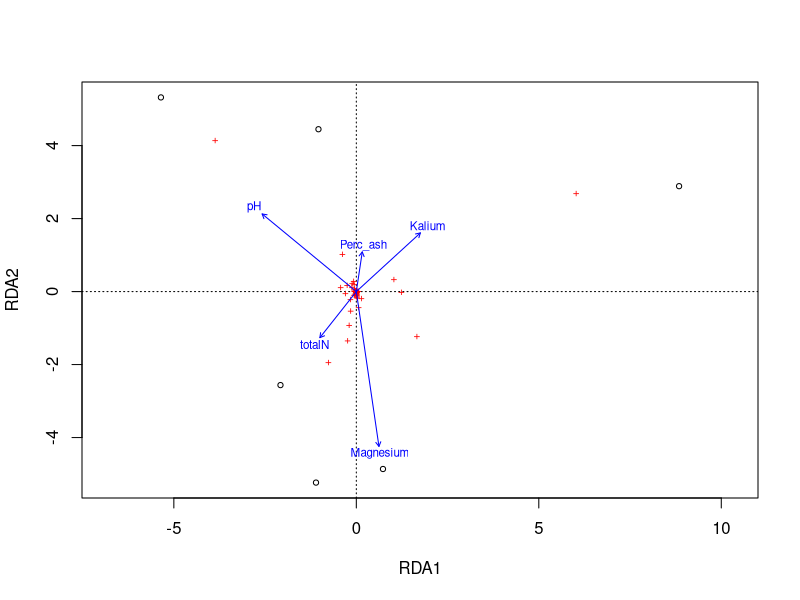
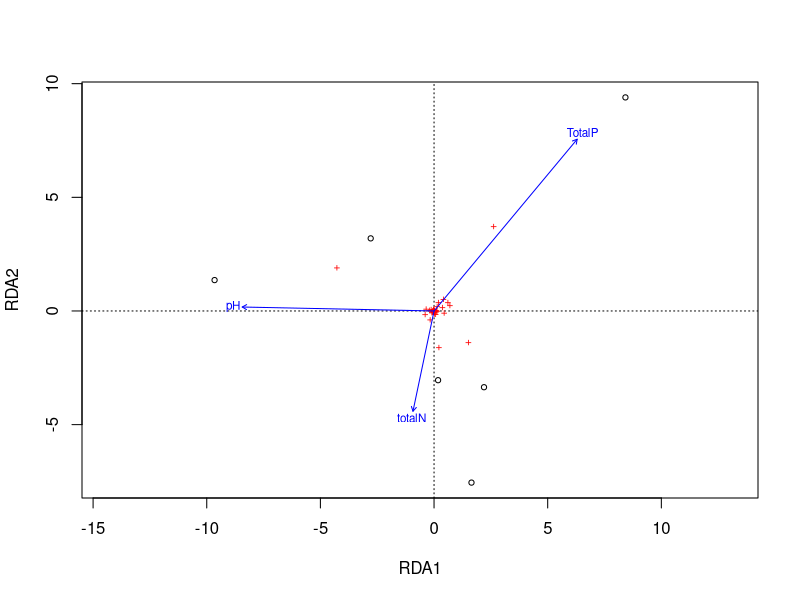
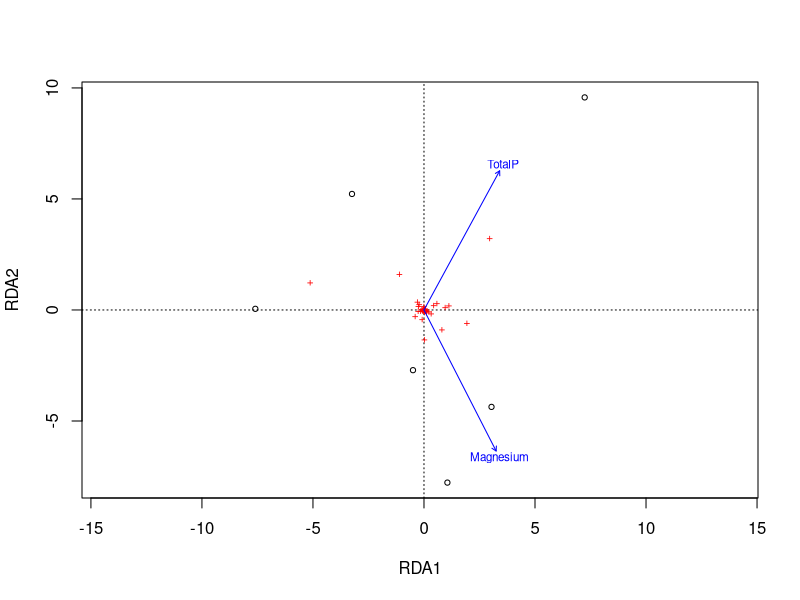
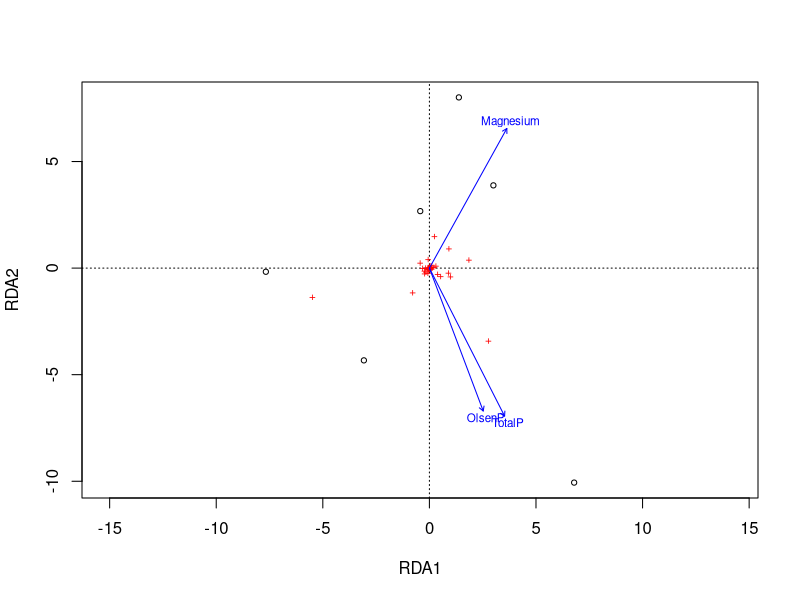
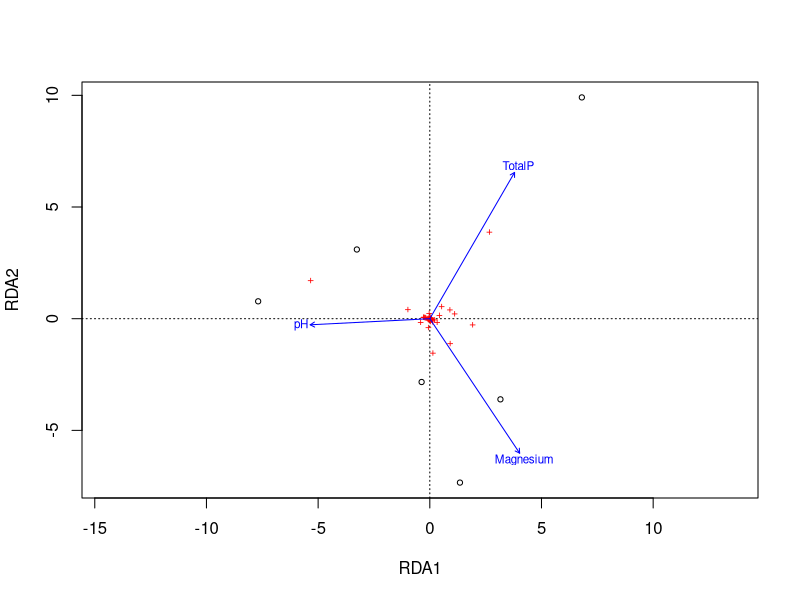

Recreate these plots in R, in order.
# For this week it's time to start exploring your own ideas and questions in R.
  # There are at least five options in the dataset to create the following comparisons.

  library(readxl)
  library(vegan)
  setwd("C:/GitHub/wintersjb/code/week-9")
# (Q1 - 12 pts) Use the dataset from the tutorial to complete one redundancy analysis (RDA) with variance partitioning on a different community (NOT the nematodes).
  # Explain the ecological importance of your significant predictor variables, or the importance if none are significant for your community.
  
  #Creating the abiotic tibble
  abiotic.tibble <- read_excel("Penaetal_2016_data.xlsx", sheet = "Abiotic factors")
  abiotic <- as.data.frame(abiotic.tibble)
  head(abiotic)
  
  #creating the vegetation plots tibble
  veg.tibble <- read_excel("Penaetal_2016_data.xlsx", sheet = "Vegetation_plots_all_sites")
  veg <- as.data.frame(veg.tibble)
  head(veg)
  
  #sorting by names
  abiotic.names <- paste(abiotic$Site, abiotic$Land_Use, abiotic$Plot)
  abiotic$names <- abiotic.names

  veg.names <- paste(veg$Site, veg$Landuse, veg$plot)
  veg$names <- veg.names
  
  #aggregating the functions to find and sort the mean values by names column
  abiotic.means <- aggregate(x = abiotic, by = list(abiotic$names), FUN = "mean")
  head(abiotic.means)
  
  veg.means <- aggregate(x = veg, by = list(veg$names), FUN = "mean")
  head(veg.means)
  
  #adjusting the data to fit into the RDA function, reducing to 6 rows each and removing the NA columns  
  #Why did you reduce these to 6 rows each? That removed a lot of useful data.
  abiotic.means1 <- abiotic.means[,-16]
  abiotic.means1 <- abiotic.means1[14:19,]
  abiotic.means2 <- abiotic.means1[,-1:-6]
  abiotic.means2 <- sapply(abiotic.means2, as.numeric )
  abiotic.means2 <- as.data.frame(abiotic.means2) 
  
  veg.means1 <- veg.means [-98]
  veg.means2 <- as.data.frame(veg.means1[,-1:-4])
  veg.means2 <- sapply(veg.means2, as.numeric )
  
  #making sure it worked and deleted what it needed to
  head(abiotic.means2)
  head(veg.means2)
  
  View(abiotic.means2)
  View(veg.means2)
  
  #using the column names from abiotic factors then making a general RDA analysis to get a broad scope of the abiotic factors effects on the plant community sampled
  colnames(abiotic.means2)
  ord <- rda(veg.means2 ~ pH + totalN + Perc_ash + Kalium + Magnesium + Ca + Al + TotalP + OlsenP, abiotic.means2)
  ord
  anova(ord)  
  plot(ord)
  #Removing all of those rows of data explains why these results look strange.
  
  #running analysis test to see which factors might have the most impact on the community
  ord.int <- rda(veg.means2 ~1, abiotic.means2)
  
  step.mod <- ordistep(ord.int, scope = formula(ord), selection = "both")
  
  #My RDA test to see if there was any correlation between these 3 and the plant community, based on what I would have thought to potentially effect their success.
  ord2 <- rda(veg.means2 ~ pH + totalN + TotalP, abiotic.means2)
  ord2
  anova(ord2)
  plot(ord2)
  
  #For this RDA, I wanted to see if the overall pH, along with the amount of nitrogen and phosphorous in the soil, had any effect on the plant population, which the analysis showed that the amount of pH and nitrogen have little to no effect on the success of the plant community, while phosphourous seems to be heavily correlated to the communities success. 
  #This most likely means that the amount of phosphorous within the soul dictates how much a plant species is able to populate and thrive within the ecosystem. 
  #But P was not a significant predictor of the community to say that.
  
  # (Q2 - 12 pts) Then use the dataset from the tutorial to create a linear model related to your RDA. Try multiple predictors to find the best fit model.
  # Explain the ecological importance of the significant predictors, or lack of significant predictors.
  
  #second test based on the highest F value, both seem to be very prominent driving abiotic factors
  ord2 <- rda(veg.means2 ~ Magnesium + TotalP, abiotic.means2)
  ord2
  anova(ord2)
  plot(ord2)
  
  #third test to see if the other type of phosphorous had as big of an impact as the other two factors
  ord3 <- rda(veg.means2 ~ Magnesium + TotalP + OlsenP, abiotic.means2)
  ord3
  anova(ord3)
  plot(ord3)
  
  #seeing if pH had any important correlation with the other two prominent driving abiotic factors
  ord3 <- rda(veg.means2 ~ pH + Magnesium + TotalP, abiotic.means2)
  ord3
  anova(ord3)
  plot(ord3)

  #Based on these few test, these seemed to be the most likely factors based on the analysis to have a strong correlation the plant communities success, which based on my models, seems to be that model 2 would be the best fit to show the driving abiotic factors that formulate the plant communities within the plots. Based on the RDA both the amount of magnesium and total amount of phosphorous within the soil composition determines what kind and how abundant a specific plant community is within the plots, with there being more plant diversity overall in places with good amounts of magnesium and phosphorous within the soil, with diversity drastically decreasing with less of those resources present.
  #None of these are linear models as stated in the directions. They are all rda() instead of lm()

  # (Q3 - 6 pts) Provide a 3-4 sentence synthesis of how these results relate to one another and the value of considering both together for interpreting biotic-abiotic interactions.
  
  #Based on my results, both magnesium and phosphorous are highly important abiotic factors when determining the various plant species that can thrive in these communities. 
  #Both magnesium and phosphorous concentrations affect the soil chemestry within these locations, which these nutrients the plants would be able to take in and use to grow and multiply, in this case plant diversity seemed to be most abundant in places with higher concentration of these two elements, versus plots where these elements were lacking having an overall lower diversity and abundance. 
  #Tying this into a bigger picture, these plants most likely correlate to more oxygen and nitrogen within the community, allowing the invertebrates and nematodes to benefit from the fix and be more diverse in the location with more fauna diversity, creating a stronger and more stable community than to places that were lacking in these resources that hindered these plants species overall success.

